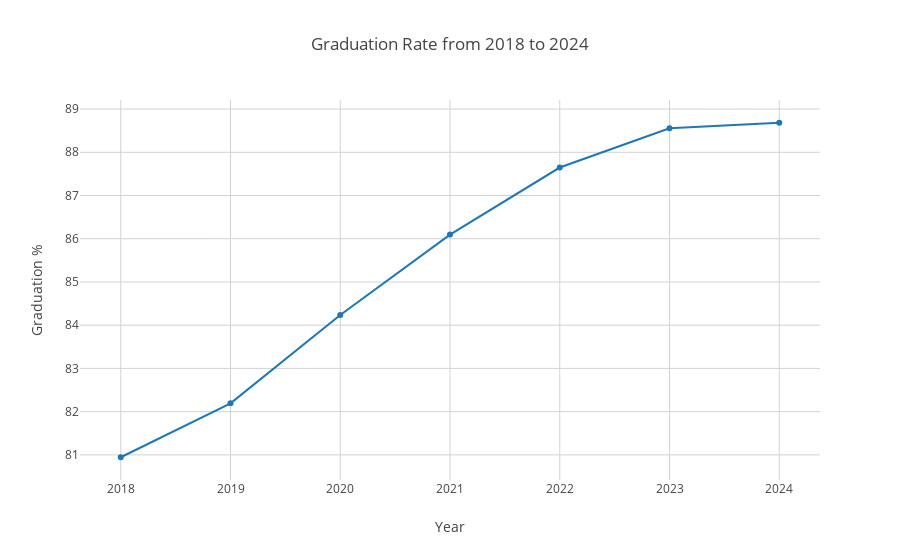

Source (notebook cell):
### Markdown cell above
### Rates

### Code cell
fig = go.Figure()
fig.add_trace(go.Scatter(x=general_data_population['Graduation Year'], y=general_data_population['Grad %']))
set_line_fig_labels(fig, fig_title="Graduation Rate from 2018 to 2024", x_title="Year", y_title="Graduation %", x_ticks=general_data_population['Graduation Year'], legend=False)
fig.sh

### Figure 1 — Plotly figure (JSON) as saved in the notebook; plotly's stock layout.template omitted (floating-point values rounded to 4 significant figures)
{"data": [{"type": "scatter", "x": [2018, 2019, 2020, 2021, 2022, 2023, 2024], "y": [80.94, 82.19, 84.24, 86.1, 87.65, 88.56, 88.68]}], "layout": {"showlegend": false, "title": {"text": "Graduation Rate from 2018 to 2024"}, "xaxis": {"ticktext": [2018, 2019, 2020, 2021, 2022, 2023, 2024], "tickvals": [2018, 2019, 2020, 2021, 2022, 2023, 2024], "title": {"text": "Year"}}, "yaxis": {"title": {"text": "Graduation %"}}}}
